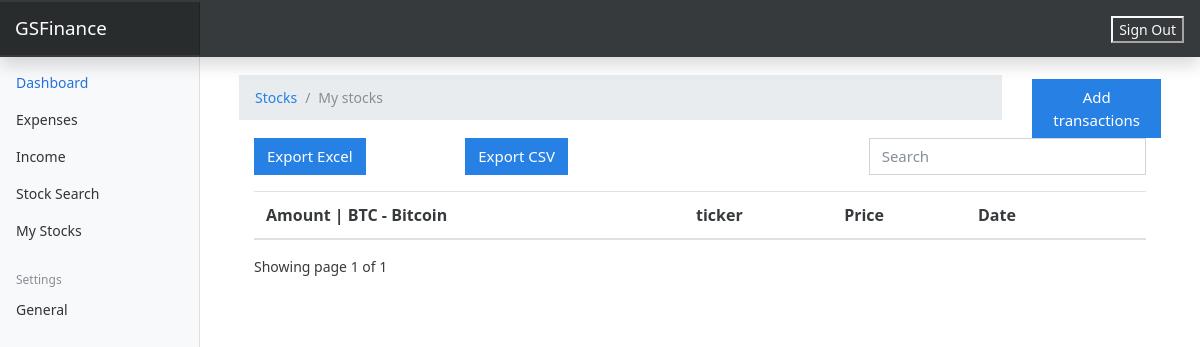
The page /stocks/ (signed in) on the database as committed earlier.
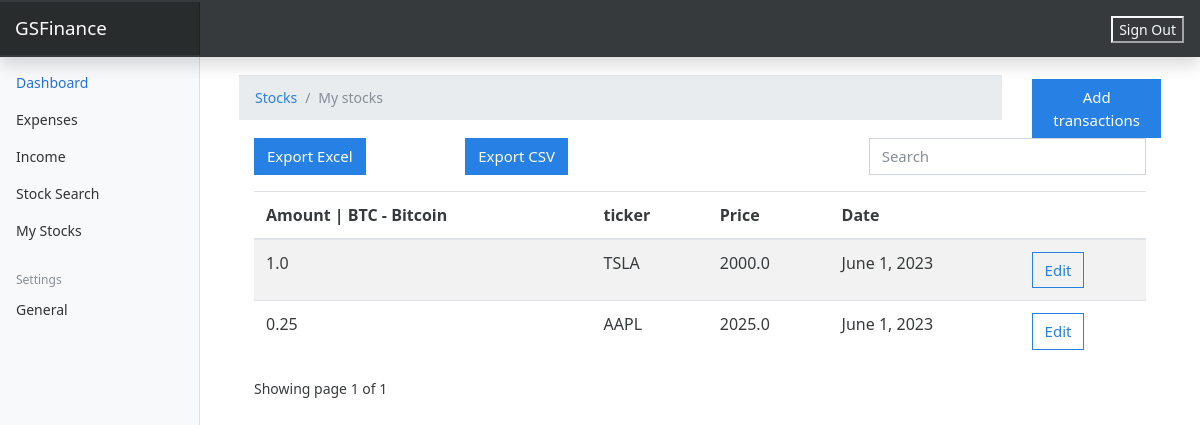
The same page on the database as committed later.
### stocks/models.py (models this page shows, shortened)
class Stock(models.Model):
    amount = models.FloatField()
    price = models.FloatField()
    date = models.DateField(default=now)
    ticker = models.TextField()
    previous_times = models.FloatField(default=0)
    owner = models.ForeignKey(to=User, on_delete=models.CASCADE)
    class Meta:
        ordering: ['-date']

### stocks/views.py (the view)
# urls.py: path('', views.index, name="expenses"),
@login_required(login_url='auth/login/')
def index(request):
    stock = Stock.objects.filter(owner=request.user)
    paginator = Paginator(stock, 4)
    page_number = request.GET.get('page')
    page_obj = Paginator.get_page(paginator, page_number)
    currency = UserPreference.objects.get(user=request.user).currency
    context = {
        'stock': stock,
        'page_obj': page_obj,
        'currency': currency
    }
    return render(request, 'stocks/list_stocks.html', context)

### templates/stocks/list_stocks.html (shortened to what this page needs)
{% extends 'base.html' %}
{% load static %}
{% block content %}
    <div class="container">
        <div class="row">
            <div class="col-md-10">
                <nav aria-label="breadcrumb">
                  <ol class="breadcrumb">
                    <li class="breadcrumb-item"><a href="">Stocks</a></li>
                    <li class="breadcrumb-item active" aria-current="page">My stocks</li>
                  </ol>
                </nav>
            </div>
            <div class="col-md-2 mt-1">
                <a href="{% url 'add-transaction' %}" class="btn btn-primary"> Add transactions</a>
            </div>
        </div>
        <div class="container">
        <div class="row">
            <div class="col-md-8">
                <a class="btn btn-primary mr-5" href="{% url 'export-excel' %}">Export Excel</a>
                <a class="btn btn-primary ml-5" href="{% url 'export-csv' %}">Export CSV</a>
            </div>
            <div class="col-md-4">
                <div class="form-group">
                    <input type="text" class="form-control" id="searchField" placeholder="Search">
                </div>
            </div>
        </div>
        <div class="app-table">
            <table class="table table-striped table-hover">
                <thead>
                <tr>
                    <th>Amount | {{ currency }}</th>
                    <th>ticker</th>
                    <th>Price</th>
                    <th>Date</th>
                    <th></th>
                </tr>
                </thead>
                <tbody>
                {% for exp in page_obj %}
                <tr>
                    <td>{{ exp.amount }}</td>
                    <td>{{ exp.ticker }}</td>
                    <td>{{ exp.price }}</td>
                    <td>{{ exp.date }}</td>
                    <td><a href="{% url 'transaction-edit' exp.id %}" class="btn btn-outline-primary">Edit</a></td>
                </tr>
                {% endfor %}
                </tbody>
            </table>
        </div>
    <div class="pagination-container">
    {% if page_obj.number > 0 %}
    <div class="">
      Showing page {{page_obj.number}} of {{ page_obj.paginator.num_pages }}
    </div>
    {% else %}
        <div class="">
            There is no Transactions yet
        </div>
    {% endif %}
    </div>
    </div>
    </div>
{% endblock content %}

Rows that differ between the two databases and show on the page:
added Stock: amount "1.0", ticker "TSLA", price "2000.0", date "June 1, 2023"
added Stock: amount "0.25", ticker "AAPL", price "2025.0", date "June 1, 2023"
